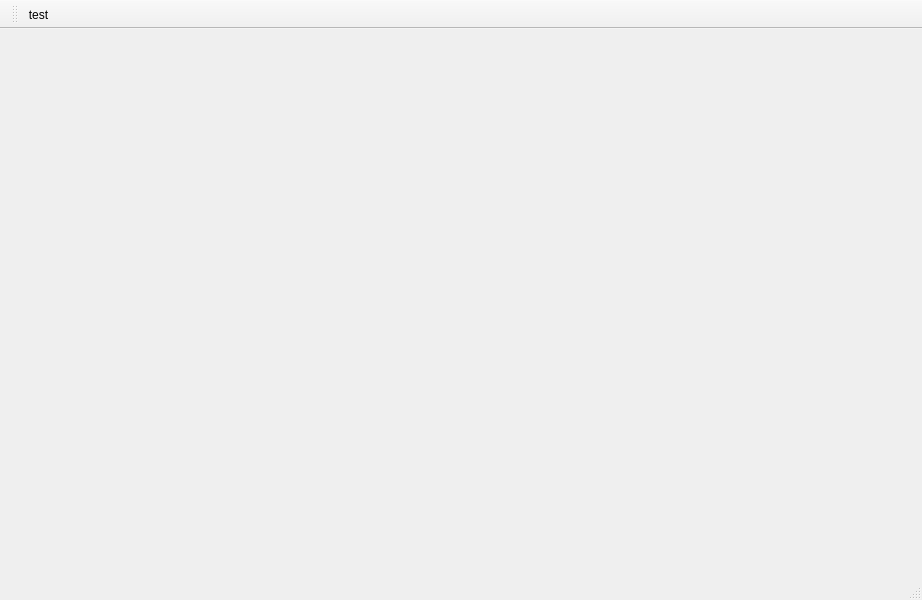
<?xml version="1.0" encoding="UTF-8"?>
<ui version="4.0">
 <class>MainWindow</class>
 <widget class="QMainWindow" name="MainWindow">
  <property name="geometry">
   <rect>
    <x>0</x>
    <y>0</y>
    <width>922</width>
    <height>600</height>
   </rect>
  </property>
  <property name="windowTitle">
   <string>MainWindow</string>
  </property>
  <widget class="QWidget" name="centralwidget"/>
  <widget class="QMenuBar" name="menubar">
   <property name="geometry">
    <rect>
     <x>0</x>
     <y>0</y>
     <width>922</width>
     <height>26</height>
    </rect>
   </property>
  </widget>
  <widget class="QStatusBar" name="statusbar"/>
  <widget class="QToolBar" name="toolBar">
   <property name="windowTitle">
    <string>toolBar</string>
   </property>
   <property name="movable">
    <bool>false</bool>
   </property>
   <property name="floatable">
    <bool>false</bool>
   </property>
   <attribute name="toolBarArea">
    <enum>TopToolBarArea</enum>
   </attribute>
   <attribute name="toolBarBreak">
    <bool>false</bool>
   </attribute>
  </widget>
  <widget class="QToolBar" name="toolBar_2">
   <property name="sizePolicy">
    <sizepolicy hsizetype="Fixed" vsizetype="Fixed">
     <horstretch>0</horstretch>
     <verstretch>0</verstretch>
    </sizepolicy>
   </property>
   <property name="windowTitle">
    <string>toolBar_2</string>
   </property>
   <attribute name="toolBarArea">
    <enum>TopToolBarArea</enum>
   </attribute>
   <attribute name="toolBarBreak">
    <bool>false</bool>
   </attribute>
   <addaction name="actiontest"/>
  </widget>
  <action name="actiontest">
   <property name="checkable">
    <bool>true</bool>
   </property>
   <property name="icon">
    <iconset>
     <normaloff>icons/filter.png</normaloff>icons/filter.png</iconset>
   </property>
   <property name="text">
    <string>test</string>
   </property>
  </action>
 </widget>
 <resources/>
 <connections/>
</ui>
